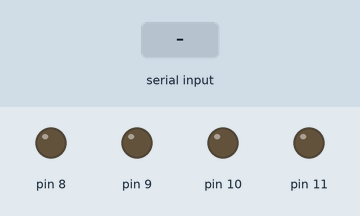
This sketch was run on a simulated Arduino Uno, built with avr-gcc and run on an emulated ATmega328P. On the bench: output pins drawn as LEDs (lit = HIGH). The test bench sets the inputs (shaded band). What the sketch prints to the serial monitor is not drawn.

Above: at 1.2 s.
1.3 s: "90,45\n" received over Serial
At 1.9 s:
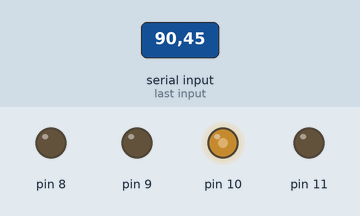
4.3 s: "30,150\n" received over Serial
At 5.1 s:
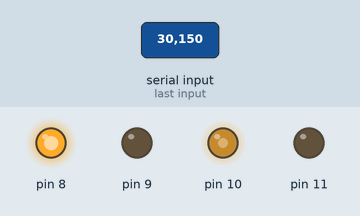
7.3 s: "200\n" received over Serial
At 9.1 s:
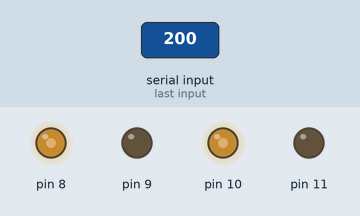
10.3 s: "90,45\n" received over Serial
At 12.7 s:
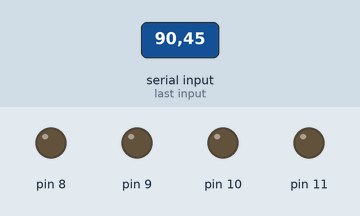
Timing chart, 0 to 14.2 s (numbered marks = the images above; inputs shaded):
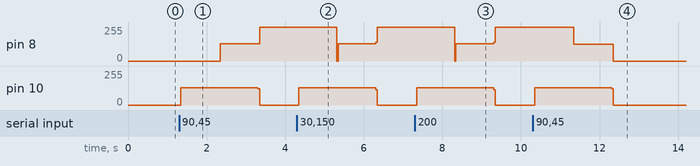

Measured:
- after the input at 1.3 s, pin 8: 0/255 → 131/255 after 1.0 s, → 255/255 1.0 s later; pin 10: 0/255 → 128/255 after 0.05 s, → 0/255 2.0 s later
- after the input at 4.3 s, pin 8: 255/255 → 130/255 after 1.0 s, → 255/255 1.0 s later; pin 10: 0/255 → 128/255 after 0.05 s, → 0/255 2.0 s later
- after the input at 7.3 s, pin 8: 255/255 → 131/255 after 1.0 s, → 255/255 1.0 s later; pin 10: 0/255 → 128/255 after 0.05 s, → 0/255 2.0 s later
- after the input at 10.3 s, pin 8: 255/255 → 124/255 after 1.0 s, → 0/255 1.0 s later; pin 10: 0/255 → 128/255 after 0.05 s, → 0/255 2.0 s later

The sketch:

stepper_interrupt.ino
```cpp
#include <avr/io.h>
#include <avr/interrupt.h>
int d = 0, n = 0, a = 0, s = 1;
int16_t i = 0;

void setup() {

  init();
  Serial.begin(115200);
  DDRB |= 0x0F;
  TCCR2A = 0x82;
  TCCR2B = 0x04;
  TIMSK2 = (1 << OCIE2A);
  TCNT2 = 0;
  OCR2A = 250;
}

void loop() {

  if (Serial.available()) {
    n = Serial.parseInt();
  }
  a = n * 1.1112;
  d = a - i;

  Serial.print(a);
  Serial.print("  ");
  Serial.print(i);
  Serial.print("  ");
  Serial.println(d);
  reset();

  if (d == 0) {
    TCCR2B&=~0x04;
  } else {
    TCCR2B|=0x04;
  }
}

ISR(TIMER2_COMPA_vect) {
  if (d > 0) {
    PORTB ^= (1 << PB2);
    i++;
  }

  if (d < 0) {
    PORTB ^= (1 << PB0);
    PORTB ^= (1 << PB2);
    i--;
  }
}


void reset() {
  if ((d == 0 && i == 200) || (d == 0 && i == -200)) {
    i = 0;
    d = 0;
    a = 0;
    n = 0;
  }
}
```
